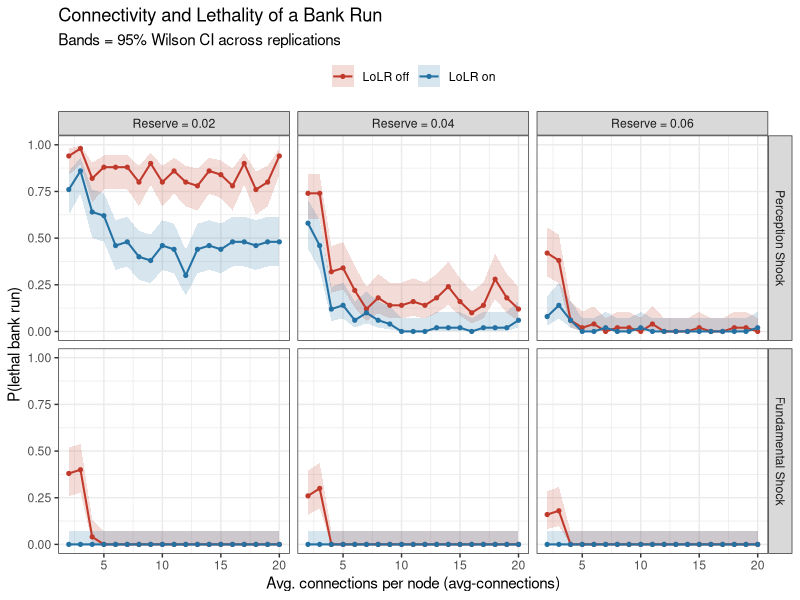
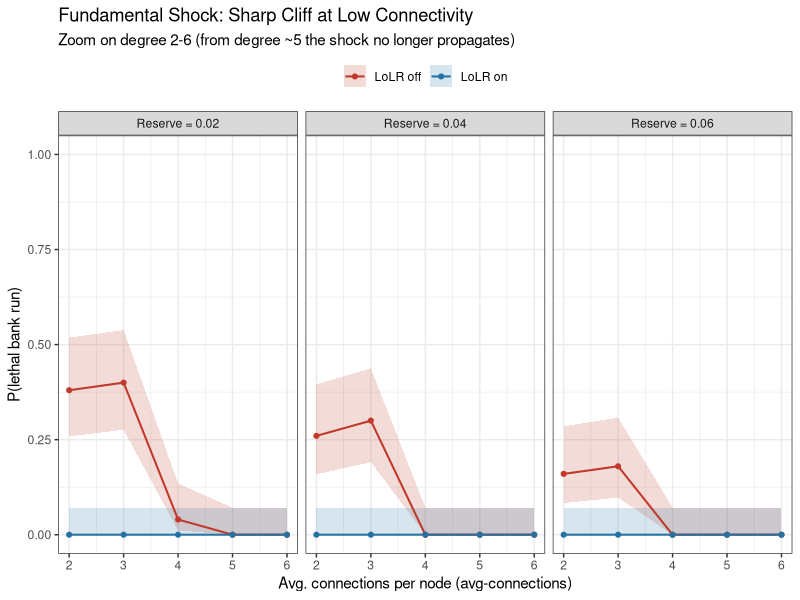
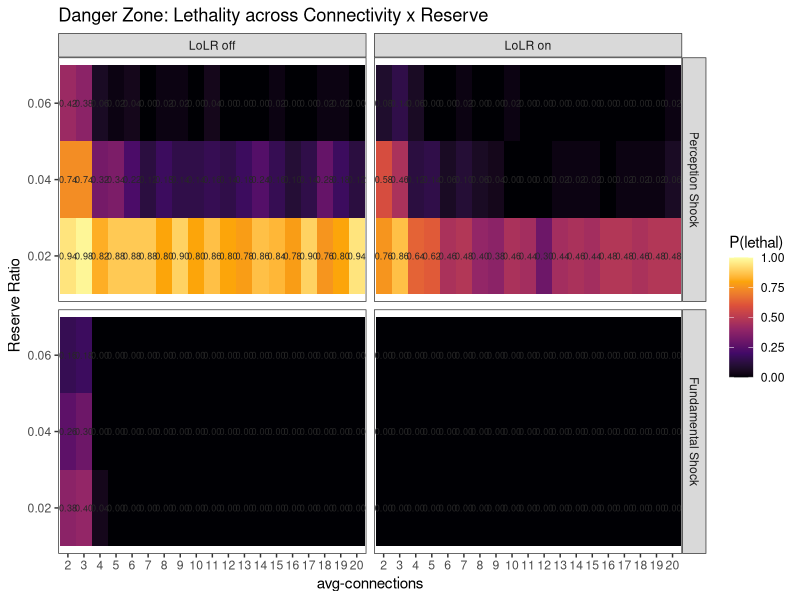
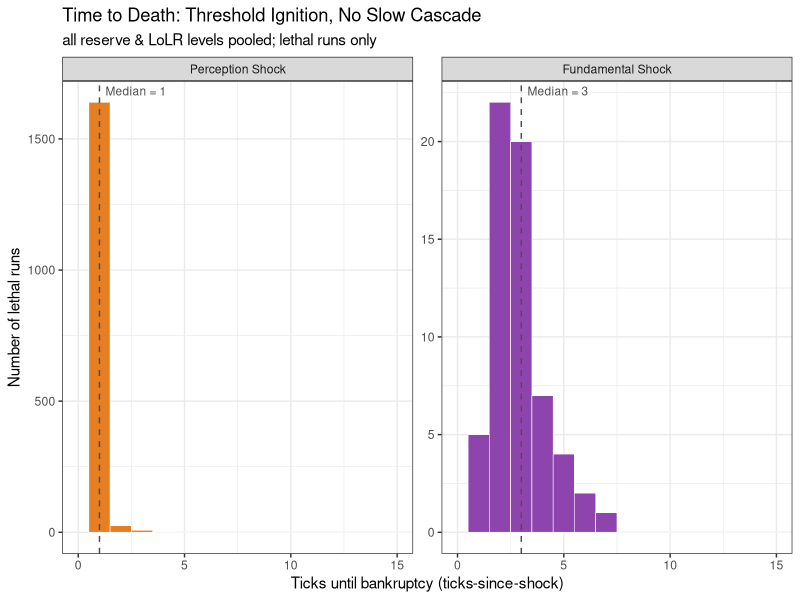
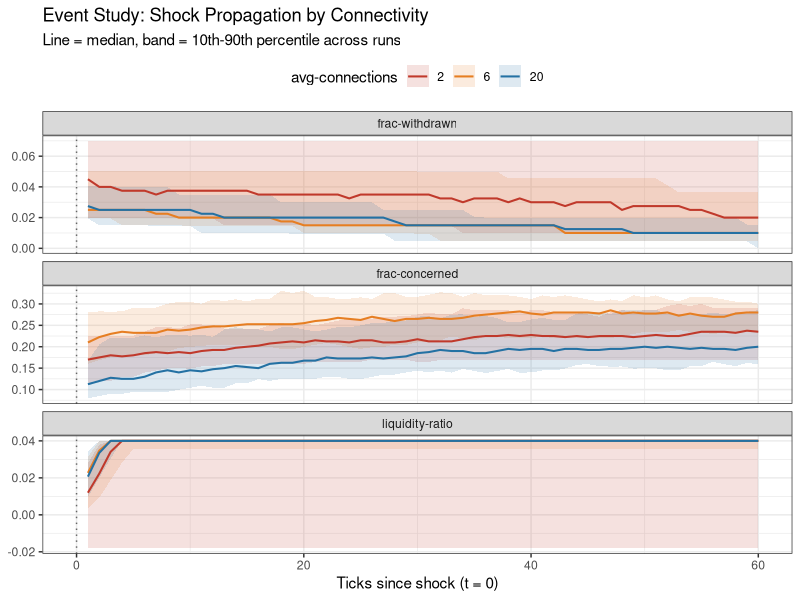
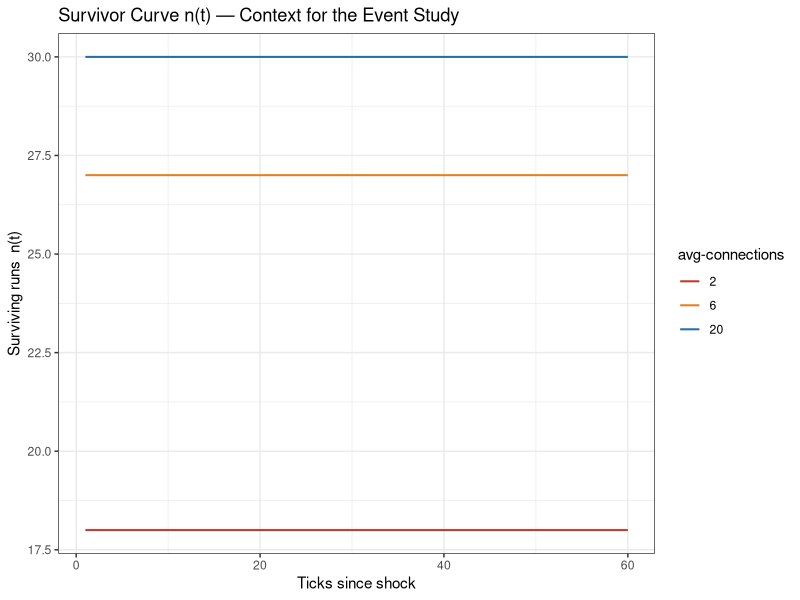
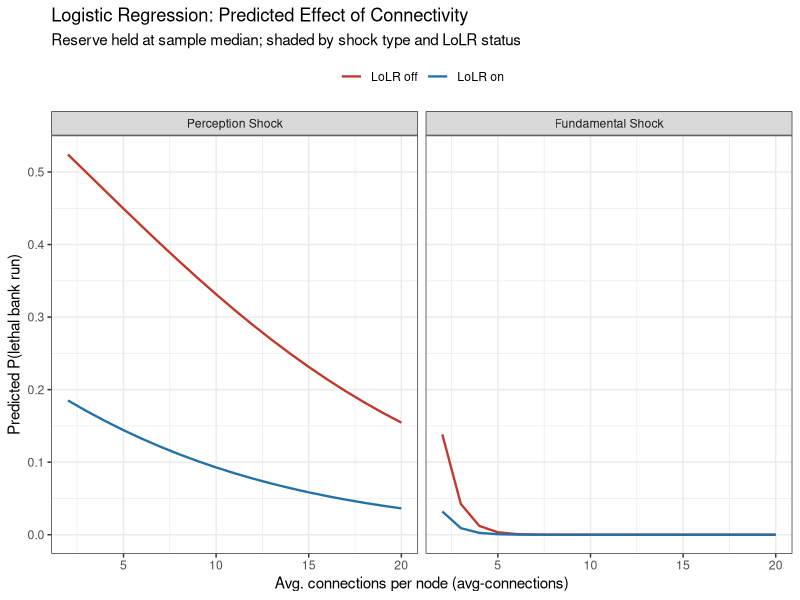

The R script that drew these images, in order:
# ============================================================================
# Bankrun-ABM — Analysis of the BehaviorSpace results
# Research question: Effect of node connectedness (avg-connections)
#                     on the probability of a lethal bank run.
#
# Expects two CSVs in the working directory (BehaviorSpace "table" format):
#   bankrun6 degree_vs_lethality-table.csv   (final state, one row per run)
#   bankrun6 event_study-table.csv           (every-step, time series)
#
# BehaviorSpace tables have 6 header rows -> skip = 6.
# ============================================================================

library(tidyverse)   # dplyr, tidyr, ggplot2, readr

setwd("C:/Users/timha/Desktop/NetLogo")   # adjust as needed
theme_set(theme_bw(base_size = 11))

# ---- Helper: Wilson confidence interval for a Bernoulli rate ---------------
# (cleaner than Wald when p is near 0/1; k = number of deaths, n = number of runs)
# Vectorized -> can be used directly inside mutate().
wilson_lo <- function(k, n, z = 1.96) {
  p <- k / n; den <- 1 + z^2 / n
  centre <- (p + z^2 / (2 * n)) / den
  halfw  <- z * sqrt(p * (1 - p) / n + z^2 / (4 * n^2)) / den
  pmax(0, centre - halfw)
}
wilson_hi <- function(k, n, z = 1.96) {
  p <- k / n; den <- 1 + z^2 / n
  centre <- (p + z^2 / (2 * n)) / den
  halfw  <- z * sqrt(p * (1 - p) / n + z^2 / (4 * n^2)) / den
  pmin(1, centre + halfw)
}

# ============================================================================
# 1) FINAL-STATE DATA  (degree_vs_lethality)
# ============================================================================
deg_raw <- read.csv("bankrun6 degree_vs_lethality-table.csv",
                    skip = 6, check.names = FALSE, stringsAsFactors = FALSE)

deg <- deg_raw |>
  transmute(
    degree  = as.integer(`avg-connections`),
    reserve = as.numeric(`reserve-ratio`),
    fund    = `fundamental-shock?` == "true",
    lolr    = `lolr-active?` == "true",
    dead    = `bank-alive?` == "false",
    ttd     = as.numeric(`ticks-since-shock`),   # for dead runs = time of death, otherwise horizon
    peak    = as.numeric(`peak-withdrawn`)
  ) |>
  mutate(
    fund_lab    = factor(ifelse(fund, "Fundamental Shock", "Perception Shock"),
                         levels = c("Perception Shock", "Fundamental Shock")),
    lolr_lab    = factor(ifelse(lolr, "LoLR on", "LoLR off"),
                         levels = c("LoLR off", "LoLR on")),
    reserve_lab = factor(paste0("Reserve = ", reserve))
  )

# --- Cell aggregate: P(lethal) per parameter cell + Wilson CI --------------
agg <- deg |>
  group_by(degree, reserve, fund, lolr, fund_lab, lolr_lab, reserve_lab) |>
  summarise(k = sum(dead), n = n(), p = k / n, .groups = "drop") |>
  mutate(lo = wilson_lo(k, n), hi = wilson_hi(k, n))

# ----------------------------------------------------------------------------
# FIGURE 1 — Main result: P(lethal) across connectivity
#   x = degree, color = LoLR, facets = shock type (row) x reserve (column)
# ----------------------------------------------------------------------------
g1 <- ggplot(agg, aes(degree, p, color = lolr_lab, fill = lolr_lab)) +
  geom_ribbon(aes(ymin = lo, ymax = hi), alpha = 0.18, color = NA) +
  geom_line(linewidth = 0.7) +
  geom_point(size = 1.1) +
  facet_grid(fund_lab ~ reserve_lab) +
  scale_color_manual(values = c("LoLR off" = "#c0392b", "LoLR on" = "#2471a3")) +
  scale_fill_manual(values  = c("LoLR off" = "#c0392b", "LoLR on" = "#2471a3")) +
  scale_y_continuous(limits = c(0, 1)) +
  labs(x = "Avg. connections per node (avg-connections)",
       y = "P(lethal bank run)",
       color = NULL, fill = NULL,
       title = "Connectivity and Lethality of a Bank Run",
       subtitle = "Bands = 95% Wilson CI across replications") +
  theme(legend.position = "top")
ggsave("fig1_p_lethal_vs_degree.png", g1, width = 9, height = 5.5, dpi = 200)

# ----------------------------------------------------------------------------
# FIGURE 1b — Fundamental shock, zoomed to degree 2-6
#   The fundamental shock only produces a cliff at very low degree and is
#   flat at 0 from degree ~5 onward (the direct liquidity drain gets averaged
#   away at high connectivity). This row looks empty in the main figure;
#   zoomed in separately here, the sharp cliff becomes readable.
# ----------------------------------------------------------------------------
g1b <- agg |>
  filter(fund, degree <= 6) |>
  ggplot(aes(degree, p, color = lolr_lab, fill = lolr_lab)) +
  geom_ribbon(aes(ymin = lo, ymax = hi), alpha = 0.18, color = NA) +
  geom_line(linewidth = 0.7) +
  geom_point(size = 1.4) +
  facet_wrap(~ reserve_lab) +
  scale_color_manual(values = c("LoLR off" = "#c0392b", "LoLR on" = "#2471a3")) +
  scale_fill_manual(values  = c("LoLR off" = "#c0392b", "LoLR on" = "#2471a3")) +
  scale_x_continuous(breaks = 2:6) +
  scale_y_continuous(limits = c(0, 1)) +
  labs(x = "Avg. connections per node (avg-connections)",
       y = "P(lethal bank run)", color = NULL, fill = NULL,
       title = "Fundamental Shock: Sharp Cliff at Low Connectivity",
       subtitle = "Zoom on degree 2-6 (from degree ~5 the shock no longer propagates)") +
  theme(legend.position = "top")
ggsave("fig1b_fundamental_zoom.png", g1b, width = 8, height = 3.6, dpi = 200)

# ----------------------------------------------------------------------------
# FIGURE 2 — Heatmap: the danger zone
#   x = degree, y = reserve, color = P(lethal); facets = shock type x LoLR
# ----------------------------------------------------------------------------
g2 <- ggplot(agg, aes(factor(degree), factor(reserve), fill = p)) +
  geom_tile() +
  geom_text(aes(label = sprintf("%.2f", p)), size = 2.3, color = "grey15") +
  facet_grid(fund_lab ~ lolr_lab) +
  scale_fill_viridis_c(option = "inferno", limits = c(0, 1), direction = 1) +
  labs(x = "avg-connections", y = "Reserve Ratio", fill = "P(lethal)",
       title = "Danger Zone: Lethality across Connectivity x Reserve") +
  theme(panel.grid = element_blank())
ggsave("fig2_heatmap.png", g2, width = 9, height = 5.5, dpi = 200)

# ----------------------------------------------------------------------------
# FIGURE 3 — Histogram of death times (lethal runs only)
#   Key message: deaths are NOT a slow cascade but an almost instant threshold
#   ignition. The perception shock kills mostly at t=1, the fundamental shock
#   slightly delayed (only takes effect via the bank signal).
#   Hence a histogram rather than a "speed" boxplot.
# ----------------------------------------------------------------------------
ttd_med <- deg |>
  filter(dead) |>
  group_by(fund_lab) |>
  summarise(med = median(ttd), .groups = "drop")

g3 <- deg |>
  filter(dead) |>
  ggplot(aes(ttd, fill = fund_lab)) +
  geom_histogram(binwidth = 1, boundary = 0.5, color = "white", linewidth = 0.2) +
  geom_vline(data = ttd_med, aes(xintercept = med), linetype = 2, color = "grey30") +
  geom_text(data = ttd_med, aes(x = med, y = Inf, label = paste0("Median = ", med)),
            hjust = -0.1, vjust = 1.6, size = 3, color = "grey30", inherit.aes = FALSE) +
  facet_wrap(~ fund_lab, scales = "free_y") +
  scale_fill_manual(values = c("Perception Shock" = "#e67e22",
                               "Fundamental Shock" = "#8e44ad"), guide = "none") +
  coord_cartesian(xlim = c(0, 15)) +
  labs(x = "Ticks until bankruptcy (ticks-since-shock)", y = "Number of lethal runs",
       title = "Time to Death: Threshold Ignition, No Slow Cascade",
       subtitle = "all reserve & LoLR levels pooled; lethal runs only")
ggsave("fig3_death_time_hist.png", g3, width = 9, height = 4, dpi = 200)

# ============================================================================
# 2) EVENT-STUDY DATA  (time series)
# ============================================================================
ev_raw <- read.csv("bankrun6 event_study-table.csv",
                   skip = 6, check.names = FALSE, stringsAsFactors = FALSE)

ev <- ev_raw |>
  transmute(
    run    = `[run number]`,
    degree = as.integer(`avg-connections`),
    t      = as.numeric(`ticks-since-shock`),
    liq    = as.numeric(`liquidity-ratio`),
    fw     = as.numeric(`frac-withdrawn`),
    fc     = as.numeric(`frac-concerned`),
    alive  = `bank-alive?` == "true"
  ) |>
  filter(t >= 0, t <= 60)                # everything before the shock is at t=-1 -> drop; zoom window

deg_levels <- sort(unique(ev$degree))
pal <- setNames(c("#c0392b", "#e67e22", "#2471a3")[seq_along(deg_levels)], deg_levels)

# --- Percentile bands (median + 10/90) per variable x degree x tick --------
# IMPORTANT: median/percentiles instead of mean, because the outcomes are
# bimodal (shock fizzles out OR escalates). Dead runs are already advanced
# in the model (go-event freezes the terminal state -> carry-forward).
var_labels <- c(fw = "frac-withdrawn", fc = "frac-concerned", liq = "liquidity-ratio")

bands <- ev |>
  pivot_longer(c(fw, fc, liq), names_to = "var", values_to = "val") |>
  group_by(var, degree, t) |>
  summarise(med = median(val),
            lo  = quantile(val, 0.10),
            hi  = quantile(val, 0.90), .groups = "drop") |>
  mutate(var = factor(var, levels = c("fw", "fc", "liq"), labels = var_labels[c("fw","fc","liq")]))

# ----------------------------------------------------------------------------
# FIGURE 4/5 — Event study / impulse response
#   one panel per variable (free y-axis), color = connectivity level
# ----------------------------------------------------------------------------
g5 <- ggplot(bands, aes(t, med, color = factor(degree), fill = factor(degree))) +
  geom_ribbon(aes(ymin = lo, ymax = hi), alpha = 0.15, color = NA) +
  geom_line(linewidth = 0.7) +
  geom_vline(xintercept = 0, linetype = 3, color = "grey40") +
  facet_wrap(~ var, ncol = 1, scales = "free_y") +
  scale_color_manual(values = pal) + scale_fill_manual(values = pal) +
  labs(x = "Ticks since shock (t = 0)", y = NULL,
       color = "avg-connections", fill = "avg-connections",
       title = "Event Study: Shock Propagation by Connectivity",
       subtitle = "Line = median, band = 10th-90th percentile across runs") +
  theme(legend.position = "top")
ggsave("fig5_event_study.png", g5, width = 7.5, height = 8, dpi = 200)

# --- Companion curve n(t): how many runs are still alive (vs. survivorship) -
surv <- ev |>
  group_by(degree, t) |>
  summarise(n_alive = sum(alive), n = n(), .groups = "drop")

g5b <- ggplot(surv, aes(t, n_alive, color = factor(degree))) +
  geom_step(linewidth = 0.7) +
  scale_color_manual(values = pal) +
  labs(x = "Ticks since shock", y = "Surviving runs  n(t)",
       color = "avg-connections",
       title = "Survivor Curve n(t) — Context for the Event Study")
ggsave("fig5b_survivors.png", g5b, width = 7.5, height = 3.2, dpi = 200)

message("Done. PNGs written: fig1..fig5b in the working directory.")

# ============================================================================
# 3) REGRESSION — Formal test of the connectivity effect
# ============================================================================
# NOTE ON SPECIFICATION:
# The aggregated proportion prop_lethal is NOT a good outcome for plain OLS:
#   - it is bounded in [0,1] (linear model can predict outside that range)
#   - it is heteroskedastic by construction (variance depends on n per cell)
#   - the true relationship is non-linear (cf. Fig 1/1b: a sharp cliff for
#     the fundamental shock vs. a smooth gradient for the perception shock)
# We therefore fit a logistic regression (binomial GLM) on the RAW run-level
# binary outcome `dead`, not on the aggregated cell proportions. This uses
# every individual run as one Bernoulli observation instead of throwing away
# information through aggregation.

library(broom)

# --- (a) naive linear probability model, kept only as a comparison point ---
lpm <- lm(dead ~ degree + reserve + fund_lab + lolr_lab, data = deg)
summary(lpm)

# --- (b) logistic regression, main specification ---------------------------
# interaction degree:fund_lab tests whether connectivity's effect differs
# between shock types (expected: much stronger for the fundamental shock,
# consistent with the "cliff vs. gradient" pattern in Fig 1b / Fig 2)
logit_full <- glm(dead ~ degree * fund_lab + reserve + lolr_lab,
                   data = deg, family = binomial(link = "logit"))
summary(logit_full)

# --- (c) does a non-linear (quadratic) term in degree improve the fit? -----
# likelihood-ratio test + AIC comparison; if the quadratic term is not a
# clear improvement, the interaction term alone already captures most of
# the shock-type-specific curvature and a simpler model can be reported.
logit_quad <- glm(dead ~ poly(degree, 2) * fund_lab + reserve + lolr_lab,
                   data = deg, family = binomial(link = "logit"))
anova(logit_full, logit_quad, test = "Chisq")
AIC(logit_full, logit_quad)

# --- (d) tidy coefficient table (odds ratios) for slides / appendix --------
logit_tab <- tidy(logit_full, exponentiate = TRUE, conf.int = TRUE) |>
  mutate(across(where(is.numeric), ~round(.x, 3)))
print(logit_tab)
write.csv(logit_tab, "table_logit_coefficients.csv", row.names = FALSE)

# --- (e) predicted-probability plot: marginal effect of connectivity -------
pred_grid <- expand.grid(
  degree   = seq(2, 20, by = 1),
  reserve  = median(deg$reserve),
  fund_lab = levels(deg$fund_lab),
  lolr_lab = levels(deg$lolr_lab)
)
pred_grid$fit <- predict(logit_full, newdata = pred_grid, type = "response")

g6 <- ggplot(pred_grid, aes(degree, fit, color = lolr_lab)) +
  geom_line(linewidth = 0.8) +
  facet_wrap(~ fund_lab) +
  scale_color_manual(values = c("LoLR off" = "#c0392b", "LoLR on" = "#2471a3")) +
  labs(x = "Avg. connections per node (avg-connections)",
       y = "Predicted P(lethal bank run)",
       color = NULL,
       title = "Logistic Regression: Predicted Effect of Connectivity",
       subtitle = "Reserve held at sample median; shaded by shock type and LoLR status") +
  theme(legend.position = "top")
ggsave("fig6_logit_predicted.png", g6, width = 8, height = 4, dpi = 200)

message("Regression done. Coefficient table: table_logit_coefficients.csv, plot: fig6_logit_predicted.png")
